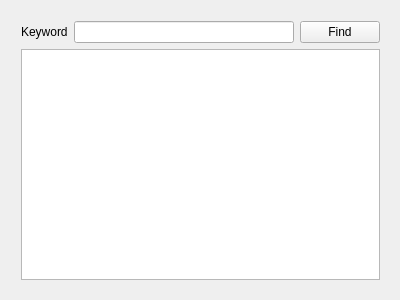
<?xml version="1.0" encoding="UTF-8"?>
<ui version="4.0">
 <class>MainWindow</class>
 <widget class="QMainWindow" name="MainWindow">
  <property name="geometry">
   <rect>
    <x>0</x>
    <y>0</y>
    <width>400</width>
    <height>300</height>
   </rect>
  </property>
  <property name="windowTitle">
   <string>TextFinder</string>
  </property>
  <widget class="QWidget" name="centralWidget">
   <widget class="QWidget" name="">
    <property name="geometry">
     <rect>
      <x>10</x>
      <y>10</y>
      <width>381</width>
      <height>281</height>
     </rect>
    </property>
    <layout class="QVBoxLayout" name="verticalLayout">
     <item>
      <layout class="QHBoxLayout" name="horizontalLayout">
       <item>
        <widget class="QLabel" name="label">
         <property name="text">
          <string>Keyword</string>
         </property>
        </widget>
       </item>
       <item>
        <widget class="QLineEdit" name="lineEdit"/>
       </item>
       <item>
        <widget class="QPushButton" name="findButton">
         <property name="text">
          <string>Find</string>
         </property>
        </widget>
       </item>
      </layout>
     </item>
     <item>
      <widget class="QTextEdit" name="textEdit"/>
     </item>
    </layout>
   </widget>
  </widget>
 </widget>
 <layoutdefault spacing="6" margin="11"/>
 <resources/>
 <connections/>
</ui>
